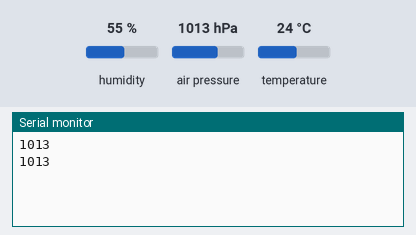
A sketch run on a simulated Arduino Uno, built with avr-gcc and run on an emulated ATmega328P. Parts: the last lines printed to the serial monitor. Inputs (shaded band) come from the test bench; at power-on: air pressure 1013 hPa, humidity 55 %, temperature 24 °C.

Above: at 1.8 s.
1.9 s: air pressure set to 952 hPa
At 2.8 s:
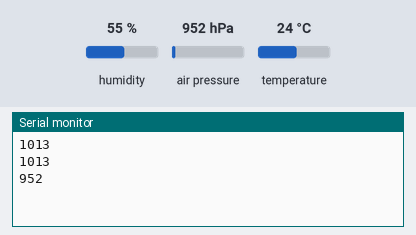
3.4 s: air pressure set to 975 hPa
At 4.8 s:
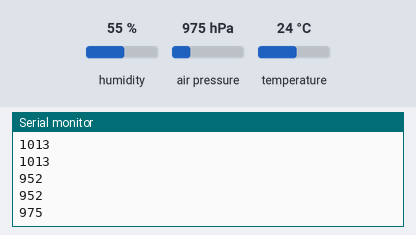
Timing chart, 0 to 6.4 s (numbered marks = the images above; inputs shaded):
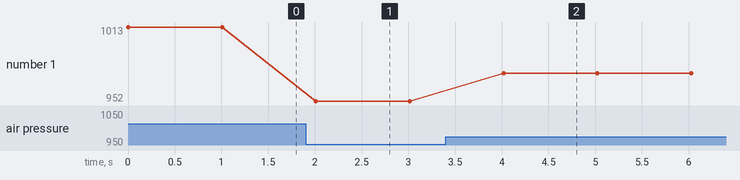

The sketch:

BME280.ino
```cpp
#include <Wire.h>
#include <Adafruit_Sensor.h>
#include <Adafruit_BME280.h>

#define SEALEVELPRESSURE_HPA (1013.25)

int BME_value(int val);

void setup() {
  Serial.begin(9600);
}

void loop() {
  Serial.println(BME_value(2));
  delay(1000);
}

int BME_value(int val){
  Adafruit_BME280 bme;
  int tab[3];
    if (!bme.begin(0x76)) {
    Serial.println("Could not find a valid BME280 sensor, check wiring!");
    while (1);
  }
  tab[0] = bme.readTemperature();
  tab[1] = bme.readPressure() / 100.0F;
  tab[2] = bme.readHumidity();

  return tab[val - 1];
  }
```

Measured:
- after the input at 1.9 s, the serial monitor: prints a new line after 0.11 s (image 1)
- after the input at 3.4 s, the serial monitor: prints a new line after 0.62 s (image 2)
- plotted number 1: 1013 → 952 after the input at 1.9 s, 952 → 975 after the input at 3.4 s
